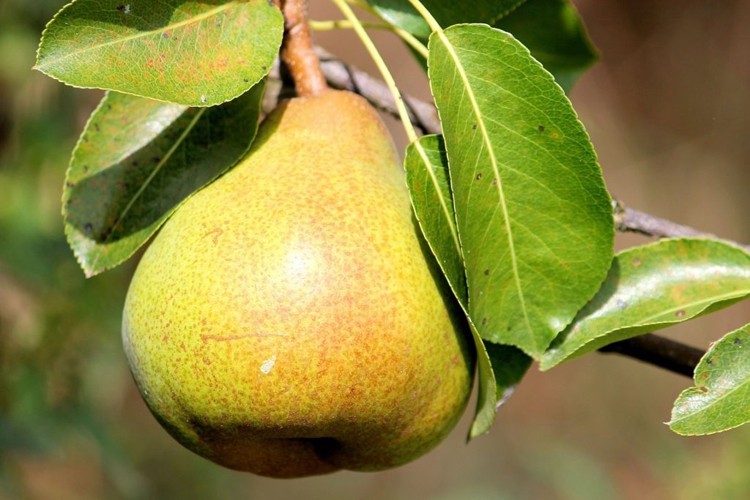
#> input picture Image_with_glare.jpeg, 750 x 500 px, found by its file name
$ jupyter execute Inpainting.ipynb
#> lines starting #> are read from the running program, lines starting #| are printed output that depends on the picture
[cell 1]
import cv2
import matplotlib.pyplot as plt

[cell 2]
# Open the image.
img1 = cv2.imread("/Users/deepshikhagupta/Downloads/Image Analysis and Computer Vision/Homework1/Assignment-I/Image_with_glare.jpeg")
#> img1 is the input picture: shape (500, 750, 3); mean B, G, R 62.9, 137.1, 141.9
img1 = cv2.cvtColor(img1,cv2.COLOR_BGR2RGB)

# Load the mask.
mask = cv2.imread("/Users/deepshikhagupta/Downloads/Image Analysis and Computer Vision/Homework1/Assignment-I/Mask.jpeg",0)
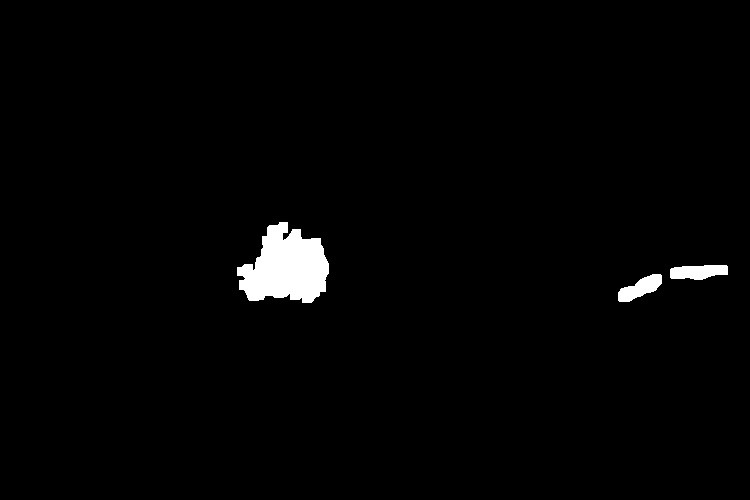
#> input picture Mask.jpeg, 750 x 500 px, found by its file name
#> mask is the input picture: shape (500, 750); min 0, max 255, mean 4.3

def plot_img_sidebyside(image1,head1,image2,head2):
#> called with head1 = 'Image With Glare', head2 = 'Mask'
    fig = plt.figure(figsize=(20,15))
    fig.add_subplot(1,2, 1)
    plt.imshow(image1),plt.title(head1)
    fig.add_subplot(1,2, 2)
    plt.imshow(image2),plt.title(head2)
    plt.show(block=True)
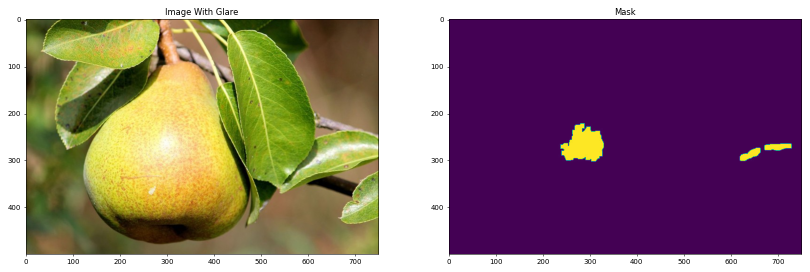
#> figure drawn by matplotlib, 2 panels

# plot the images
plot_img_sidebyside(img1,'Image With Glare',mask,'Mask')
# Inpaint.
res = cv2.inpaint(img1,mask,3,cv2.INPAINT_TELEA)
plot_img_sidebyside(img1,'With Glare (Before Inpainting)',res,'Without Glare (After Inpainting)')
#> call 2 of plot_img_sidebyside, with head1 = 'With Glare (Before Inpainting)', head2 = 'Without Glare (After Inpainting)'
#> in plot_img_sidebyside (call 2), `plt.show(block=True)`:
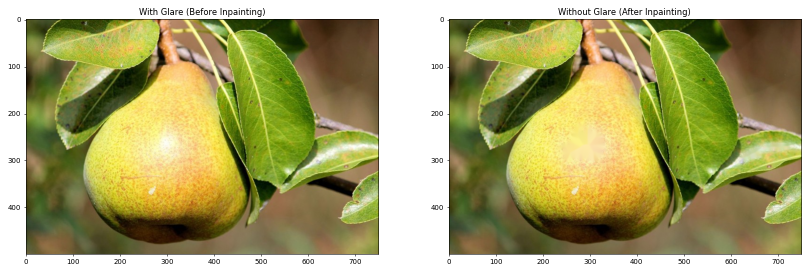
#> figure drawn by matplotlib, 2 panels
